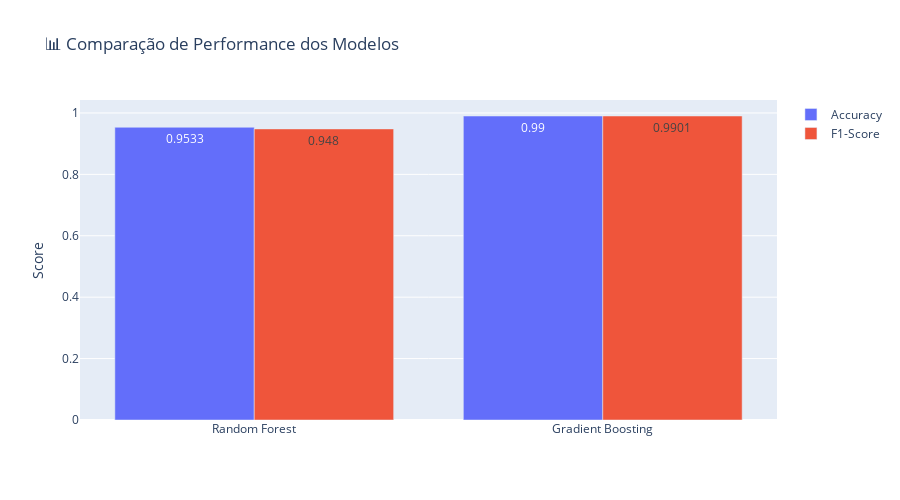

The notebook cell this image was saved under:
### Markdown cell above
## 9️⃣ Comparação: Random Forest vs Gradient Boosting

### Code cell
# Treinar Gradient Boosting
print("🚀 Treinando Gradient Boosting para comparação...")

model_gb = ProductLifecycleModel(model_type="gradient_boosting")
model_gb.train(X_train, y_train, log_mlflow=False)

# Predições
gb_predictions = model_gb.predict(X_test)
gb_accuracy = accuracy_score(y_test, gb_predictions)
gb_f1 = f1_score(y_test, gb_predictions, average='weighted')

print("\n📊 COMPARAÇÃO DE MODELOS")
print("="*60)
print(f"{'Modelo':<25} {'Accuracy':<15} {'F1-Score':<15}")
print("="*60)
print(f"{'Random Forest':<25} {test_accuracy:<15.4f} {test_f1:<15.4f}")
print(f"{'Gradient Boosting':<25} {gb_accuracy:<15.4f} {gb_f1:<15.4f}")
print("="*60)

# Visualização
comparison_df = pd.DataFrame({
    'Model': ['Random Forest', 'Gradient Boosting'],
    'Accuracy': [test_accuracy, gb_accuracy],
    'F1-Score': [test_f1, gb_f1]
})

fig = go.Figure()
fig.add_trace(go.Bar(
    name='Accuracy',
    x=comparison_df['Model'],
    y=comparison_df['Accuracy'],
    text=comparison_df['Accuracy'].round(4),
    textposition='auto'
))
fig.add_trace(go.Bar(
    name='F1-Score',
    x=comparison_df['Model'],
    y=comparison_df['F1-Score'],
    text=comparison_df['F1-Score'].round(4),
    textposition='auto'
))
fig.update_layout(
    title='📊 Comparação de Performance dos Modelos',
    yaxis_title='Score',
    barmode='group',
    height=500
)
fig.show()

# Escolher melhor modelo
best_model = model if test_accuracy >= gb_accuracy else model_gb
best_model_name = "Random Forest" if test_accuracy >= gb_accuracy else "Gradient Boosting"
print(f"\n🏆 Melhor modelo: {best_model_name}")

### Figure 1 — Plotly figure (JSON) as saved in the notebook; plotly's stock layout.template omitted (floating-point values rounded to 4 significant figures)
{"data": [{"name": "Accuracy", "text": [0.9533, 0.99], "textposition": "auto", "type": "bar", "x": ["Random Forest", "Gradient Boosting"], "y": [0.9533, 0.99]}, {"name": "F1-Score", "text": [0.948, 0.9901], "textposition": "auto", "type": "bar", "x": ["Random Forest", "Gradient Boosting"], "y": [0.948, 0.9901]}], "layout": {"barmode": "group", "height": 500, "title": {"text": "📊 Comparação de Performance dos Modelos"}, "yaxis": {"title": {"text": "Score"}}}}
